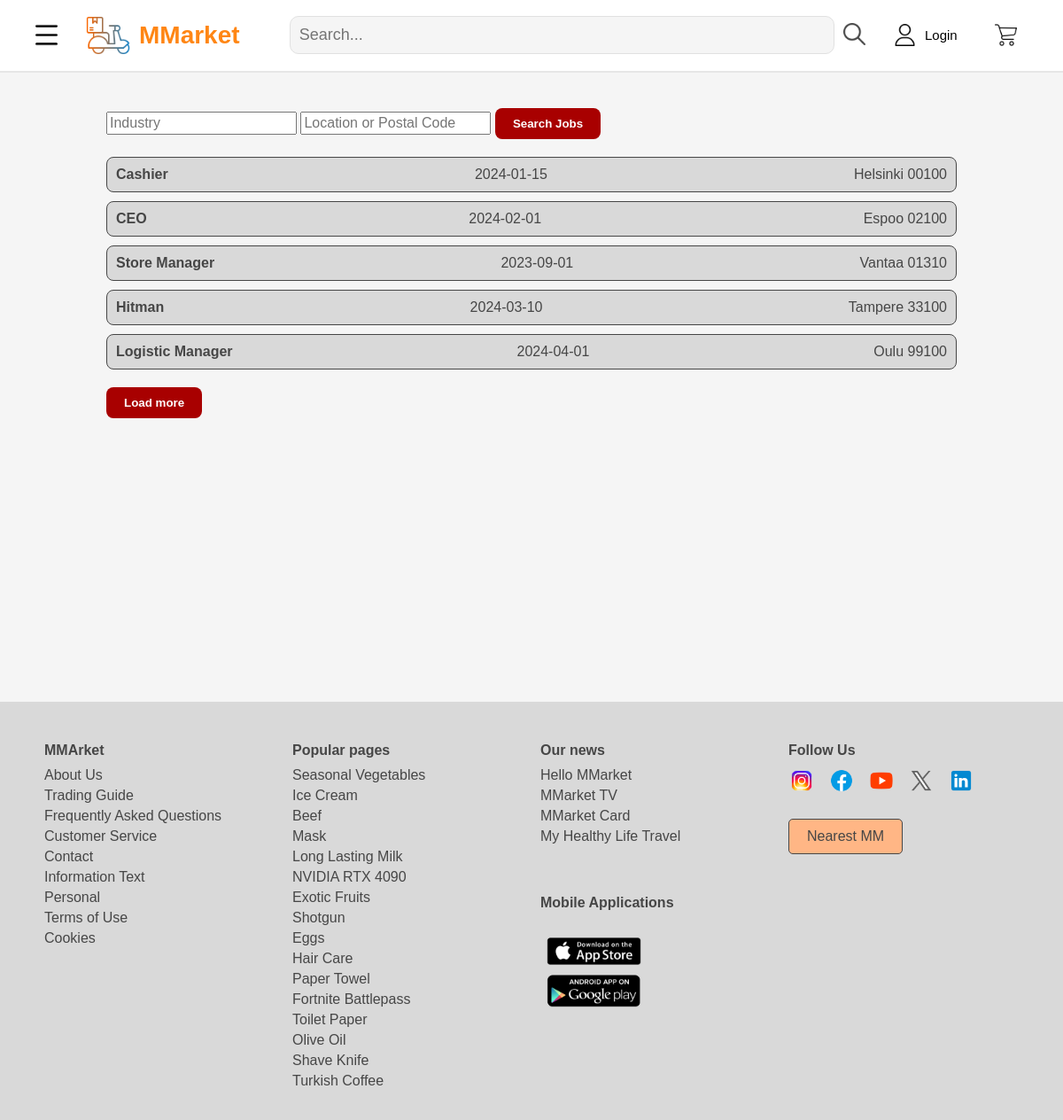
Page /job.php on the committed database.
### tables this page shows
CREATE TABLE `jobs` (
  `job_id` int NOT NULL,
  `name` varchar(50) NOT NULL,
  `startdate` date DEFAULT NULL,
  `enddate` date DEFAULT NULL,
  `location` varchar(50) DEFAULT NULL,
  `postcode` varchar(50) DEFAULT NULL
);

### src/job.php (the view, shortened to what this page needs)
<?php
    require 'test/db.php';
    include("header.php");
    $sql = "SELECT * FROM jobs LIMIT 5";
    $result = $conn->query($sql);
?>
    <article>
        <div class="search-bar">
            <form method="get" action="job_search.php">
                <input type="search" name="industry" placeholder="Industry">
                <input type="search" name="location" placeholder="Location or Postal Code">
                <button type="submit">Search Jobs</button>
            </form>
        </div>
        <div class="job-list">
            <?php
            if ($result -> num_rows > 0) {
                while ($row = $result->fetch_assoc()) {
                    $job_name = $row["name"];
                    $job_date = $row["startdate"];
                    $job_location = $row["location"];
                    $job_postcode = $row["postcode"];
            ?>
            <div class="jobb">
                <div class="job-title"><?php echo $job_name;?></div>
                <div class="job-date"><?php echo $job_date;?></div>
                <div class="job-location"><?php echo $job_location. " ". $job_postcode;?></div>
            </div>
            <?php }
            }?>
        </div>
        <div class="load-more">
            <button>Load more</button>
        </div>
    </article>
<?php
    include("footer.php");
?>

### src/css/styles.css (style rules this page uses)
body { margin: 0px; color: rgb(70, 70, 70); background-color: rgb(245, 245, 245); font-family:'Franklin Gothic Medium', 'Arial Narrow', Arial, sans-serif; }

### src/css/job.css (style rules this page uses)
article { padding: 20px; margin: 20px auto 300px auto; max-width: 1500px; width: 80%; }
.search-bar { display: flex; flex-wrap: wrap; gap: 10px; margin-bottom: 20px; }
.search-bar button { padding: 10px 20px; background-color: #A80000; color: white; border: none; border-radius: 8px; cursor: pointer; font-weight: bold; }
.search-bar input { font-size: 16px; line-height: 20px; }
.job-list { display: flex; flex-direction: column; gap: 10px; }
.jobb { display: flex; align-items: center; justify-content: space-between; padding: 10px; border: 1px solid; border-radius: 8px; background-color: #D9D9D9; }
.job-title { font-weight: bold; }
.load-more button { margin-top: 20px; padding: 10px 20px; background-color: #A80000; color: white; border: none; border-radius: 8px; cursor: pointer; font-weight: bold; }
.job-date { margin: 0 20px; }

### rows in the picture
jobs: name "Cashier", startdate "2024-01-15", location "Helsinki", postcode "00100"
jobs: name "CEO", startdate "2024-02-01", location "Espoo", postcode "02100"
jobs: name "Store Manager", startdate "2023-09-01", location "Vantaa", postcode "01310"
jobs: name "Hitman", startdate "2024-03-10", location "Tampere", postcode "33100"
jobs: name "Logistic Manager", startdate "2024-04-01", location "Oulu", postcode "99100"
